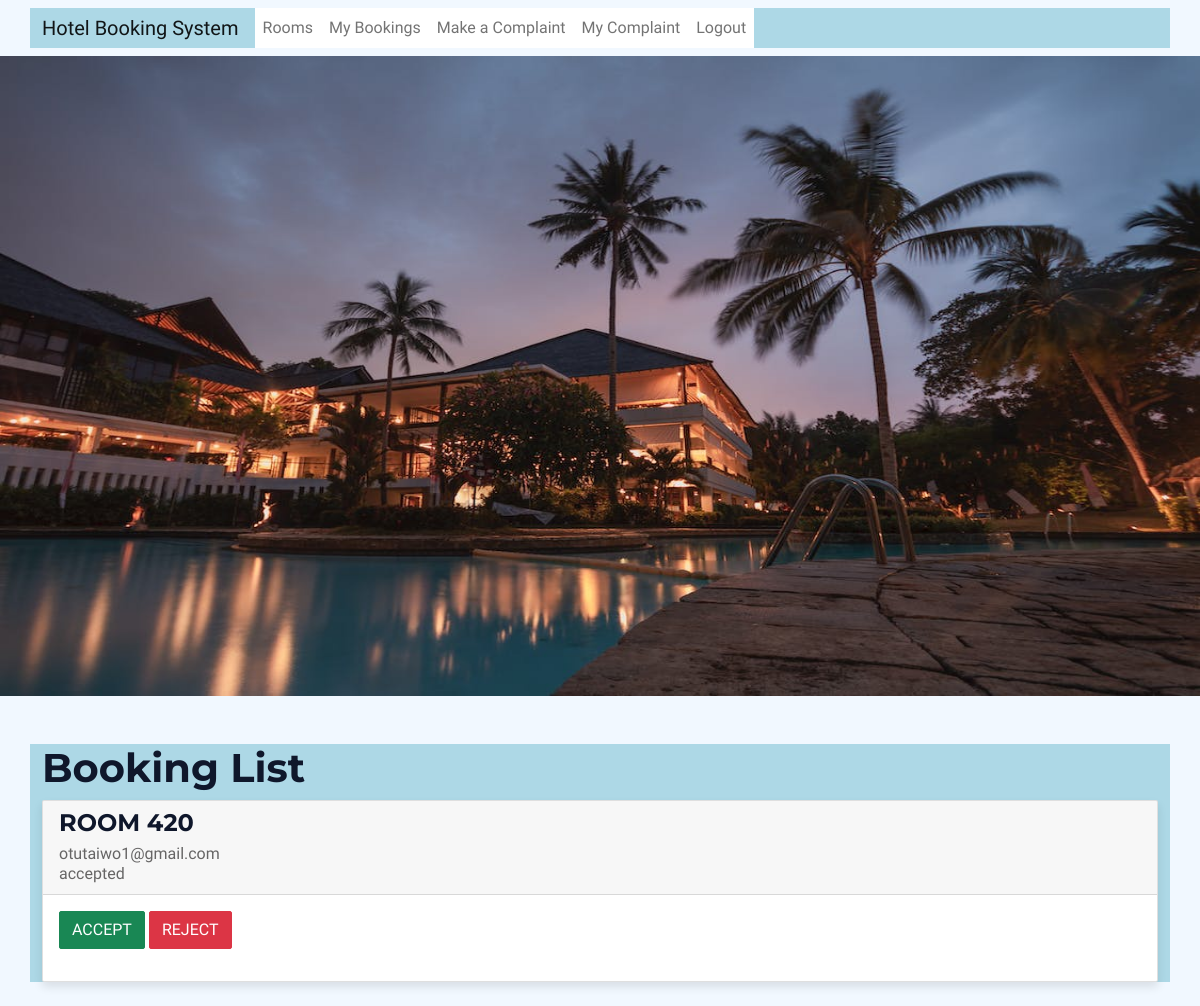
The page /admin_bookings/ (signed in) on the database as committed earlier.
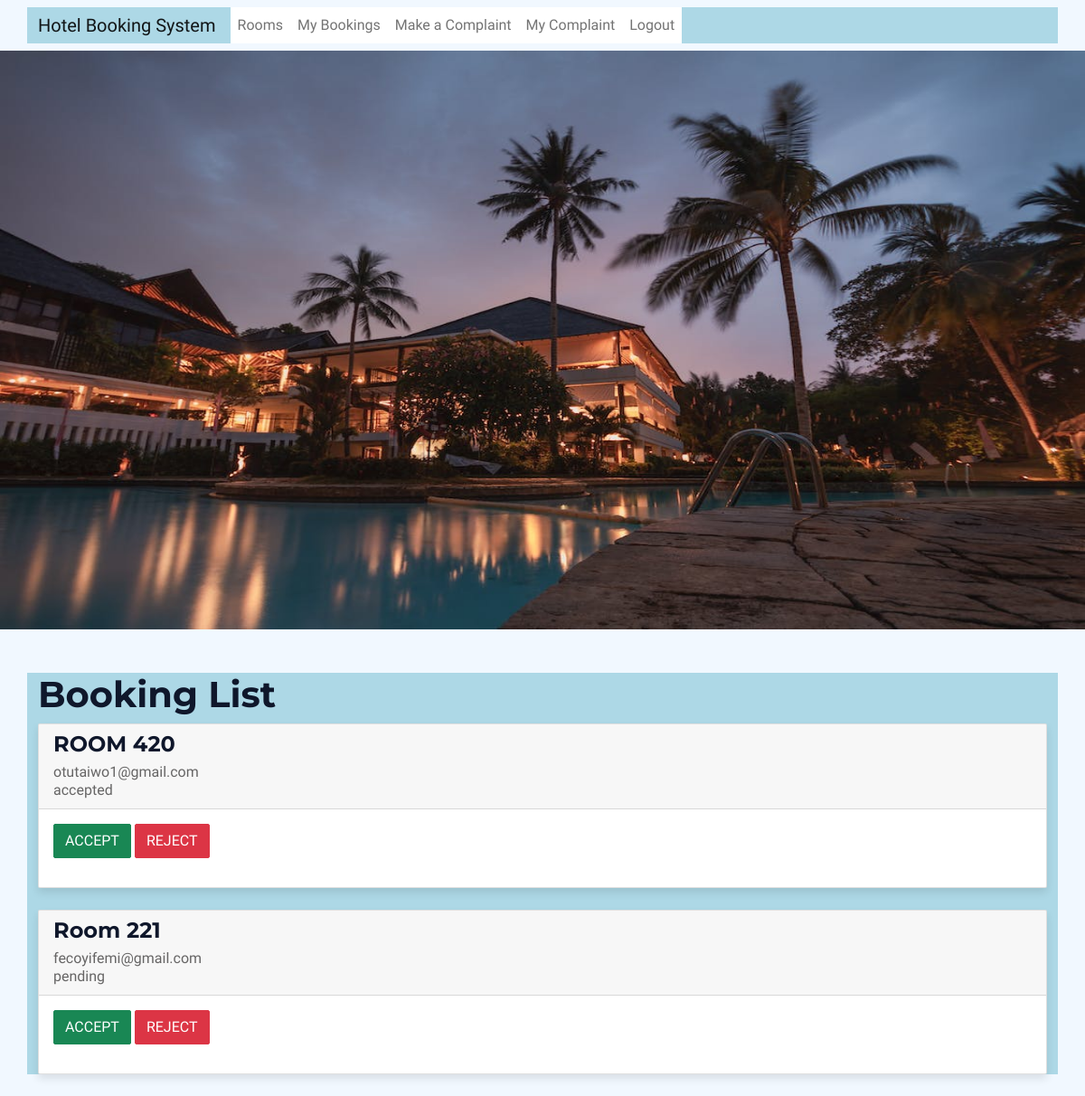
The same page on the database as committed later.
### bookings/models.py (models this page shows, shortened)
class Booking(models.Model):
    user = models.ForeignKey(settings.AUTH_USER_MODEL, on_delete=models.CASCADE)
    admin_user= models.ForeignKey(settings.AUTH_USER_MODEL, on_delete=models.CASCADE, related_name='bookings_admin', default=3)
    room = models.ForeignKey(Room, on_delete=models.CASCADE)
    check_in = models.DateField()
    check_out = models.DateField()
    created_at = models.DateTimeField(auto_now_add=True)
    updated_at = models.DateTimeField(auto_now=True)
    status_choices = [
        ('pending', 'Pending'),
        ('accepted', 'Accepted'),
        ('rejected', 'Rejected'),
    ]
    status = models.CharField(max_length=10, choices=status_choices, default='pending')
    number_of_guests = models.PositiveIntegerField()
    customer_email = models.EmailField(max_length=255)
    customer_name =  models.CharField(max_length=100, default='')

class Room(models.Model):
    ROOM_TYPE_CHOICES = (
        ('standard', 'Standard'),
        ('deluxe', 'Deluxe'),
        ('suite', 'Suite'),
    )
    user = models.ForeignKey(settings.AUTH_USER_MODEL, on_delete=models.CASCADE)
    admin_user= models.ForeignKey(settings.AUTH_USER_MODEL, on_delete=models.CASCADE, related_name='room_admin', default=3)
    name = models.CharField(max_length=100)
    room_type = models.CharField(max_length=10, choices=ROOM_TYPE_CHOICES, default='standard')
    room_number = models.PositiveIntegerField(unique=True)
    description = models.TextField(blank=True)
    price = models.DecimalField(max_digits=8, decimal_places=2)
    image = models.ImageField(upload_to='rooms', blank=True)
    available = models.BooleanField(default=True)
    created_at = models.DateTimeField(auto_now_add=True)
    updated_at = models.DateTimeField(auto_now=True)

### accounts/models.py (models this page shows, shortened)
class CustomUser(AbstractBaseUser):
    email = models.EmailField(verbose_name='Email', max_length=255, unique=True)
    first_name = models.CharField(verbose_name='First Name', max_length=255, blank=True)
    last_name = models.CharField(verbose_name='Last Name', max_length=255, blank=True)
    is_staff = models.BooleanField(default=False)
    is_active = models.BooleanField(default=True)
    is_admin = models.BooleanField(default=False)
    is_customer = models.BooleanField(default=True)
    is_superuser = models.BooleanField(default=False)
    created_at = models.DateTimeField(auto_now_add=True)
    updated_at = models.DateTimeField(auto_now=True)
    objects = CustomUserManager()
    USERNAME_FIELD = 'email'
    REQUIRED_FIELDS = []

### bookings/views.py (the view)
# urls.py: path('admin_bookings/', views.admin_booking_list, name='admin_booking_list'),
@login_required
def admin_booking_list(request):
    bookings = Booking.objects.all()
    if request.method == 'POST':
        form = BookingStatusForm(request.POST)
        booking_id=request.POST.get('booking_id')
        booking = Booking.objects.get(pk=booking_id)
        if 'accept' in request.POST:
            booking.status = 'accepted'
            booking.save()
            send_mail(
                'Booking Accepted',
                'Your booking has been accepted!',
                'fecoyifemi@gmail',  # sender's email
                [booking.customer_email],  # recipient's email
                fail_silently=False,
            )
        elif 'reject' in request.POST:
            booking.status = 'rejected'
            booking.save()
            send_mail(
                'Booking Rejected',
                'Sorry, your booking has been rejected.',
                'fecoyifemi@gmail.com',  # sender's email
                [booking.customer_email],  # recipient's email
                fail_silently=False,
            )
        return redirect('bookings:admin_booking_list')
    else:
        form = BookingStatusForm()
    context = {'bookings': bookings, 'form': form}
    return render(request, 'booking_list.html', context)

### bookings/templates/booking_list.html (shortened to what this page needs)
{% extends 'base.html' %}
{% block content %}
  <h1>Booking List</h1>
  {% for booking in bookings %}
  <div class="card mb-4">
    <div class="card-header">
      <h2 class="card-title">{{ booking.room.name }}</h2>
      <p class="card-subtitle">{{ booking.user.email }}</p>
      <p class="card-subtitle">{{ booking.status }}</p>
    </div>
    <div class="card-body">
      <form method="POST">
        <button type="submit" class="btn btn-success mr-2" name="accept">Accept</button>
        <button type="submit" class="btn btn-danger" name="reject">Reject</button>
      </form>
    </div>
  </div>
{% endfor %}
{% endblock %}

Rows that differ between the two databases and show on the page:
added Booking: room.name "Room 221", user.email "fecoyifemi@gmail.com", status "pending"
